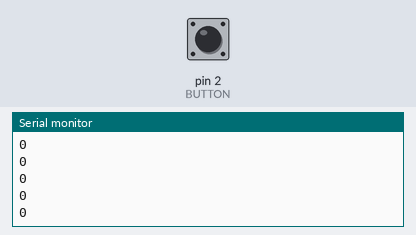
A sketch run on a simulated Arduino Uno, built with avr-gcc and run on an emulated ATmega328P. On the bench: the last lines printed to the serial monitor. The test bench sets the inputs (shaded band); at power-on: pin 2 (BUTTON) HIGH.

Above: at 1.2 s.
1.3 s: pin 2 (BUTTON) pulled LOW for 0.15 s
At 2.0 s:
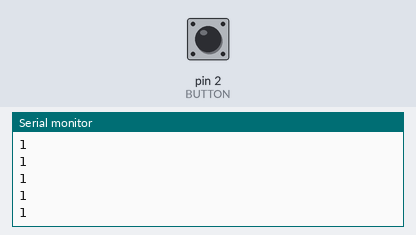
2.9 s: pin 2 (BUTTON) pulled LOW for 1 s
5.4 s: pin 2 (BUTTON) pulled LOW for 0.15 s
At 6.1 s:
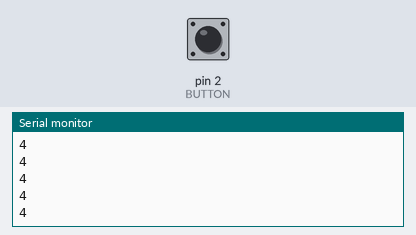
Timing chart, 0 to 8.4 s (numbered marks = the images above; inputs shaded):
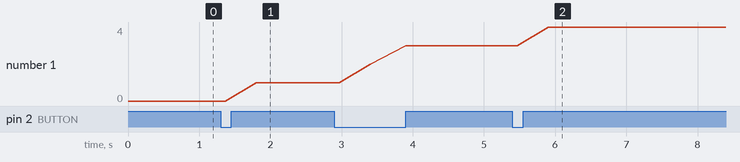

The sketch:

Button_loop_test.ino
```cpp
#define BUTTON 2

void setup() {
  // put your setup code here, to run once:
  pinMode(BUTTON, INPUT_PULLUP);
  Serial.begin(9600);
}

int buttonPresses = 0;

void buttonPress() {
  if (digitalRead(BUTTON) == 0) {
    if (buttonPresses == 5) {
      buttonPresses = 0;
      delay(500);
    } else {
      buttonPresses = buttonPresses + 1;
      delay(500);
    }
  }
}

void loop() {
  // put your main code here, to run repeatedly:
  buttonPress();
  Serial.println(buttonPresses);
}
```

Measured:
- after the input at 1.3 s, the serial monitor: prints a new line after 0.50 s (image 1)
- after the input at 5.4 s, the serial monitor: prints a new line after 0.50 s (image 2)
- plotted number 1: 0 → 1 after the input at 1.3 s, 1 → 3 after the input at 2.9 s, 3 → 4 after the input at 5.4 s
